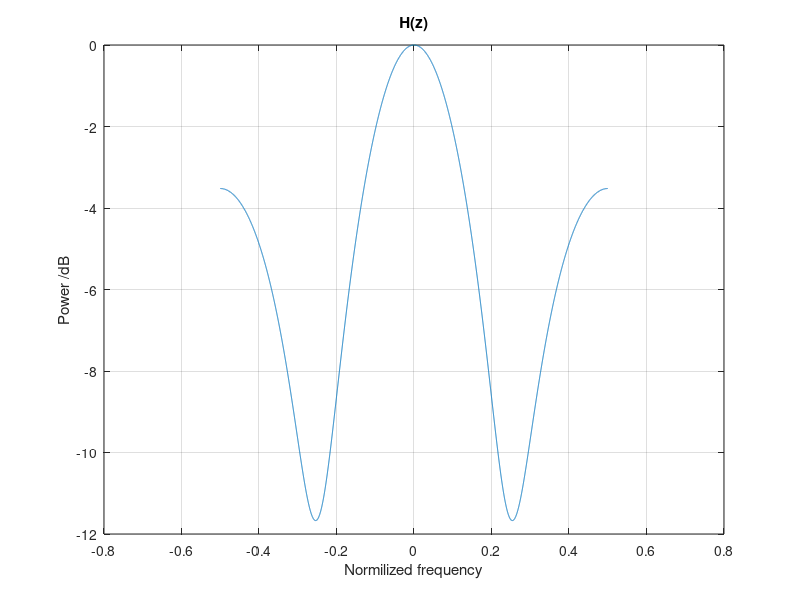
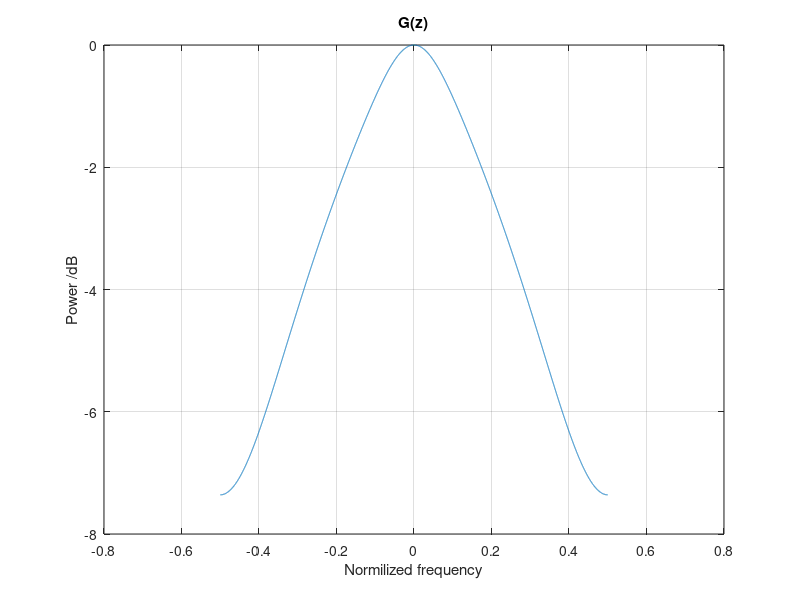

Recreate these plots in MATLAB, in order. (Note: this script raises an error after producing the figures.)
clear,clc
close all;

%% z(n)
for ii = 1
    Nfft = 8192;
    Nsc = 8192;
    Q16s13 = 2^13;
    rng('shuffle');

    % -- QPSK -- %
    qpsk = 2;
    tb = round(rand(Nsc*qpsk,1));
    x = zeros(Nsc,1);
    for i = 1:Nsc
        if(tb(qpsk*i-1)==0 && tb(qpsk*i)==0)
            x(i) = 1+1i;
        elseif(tb(qpsk*i-1)==0 && tb(qpsk*i)==1)
            x(i) = -1+1i;
        elseif(tb(qpsk*i-1)==1 && tb(qpsk*i)==1)
            x(i) = -1-1i;
        elseif(tb(qpsk*i-1)==1 && tb(qpsk*i)==0)
            x(i) = 1-1i;
        else
            disp('tb bits error');
        end
    end
    x = round(x/sqrt(2)*Q16s13);


    xf = zeros(Nfft,1);
    IDX = (Nfft-Nsc)/2+1:(Nfft-Nsc)/2+Nsc;
    xf(IDX) = x;

    x_t = ifft(xf,Nfft);
end
z = x_t;
z = z/max(abs(z))*0.8;

% z = linspace(0,1,Nfft).';
snr = 80;
z = awgn(z,snr,'measured');
%% PA                                                             Digital Predistortion of Power Amplifiers for Wireless Applications,Example 3.4,page 41.
f = linspace(-1/2,1/2,Nfft).';
H = (1+0.5*exp(-1i*4*pi*f))./(1-0.2*exp(-1i*2*pi*f));
G = (1-0.1*exp(-1i*4*pi*f))./(1-0.4*exp(-1i*2*pi*f));

b = [1.0108+1i*0.0858;0.0879-1i*0.1583;-1.0992-1i*0.8891];



figure;
hold on;
grid on;
box on;
title('H(z)')
plot(f,20*log10(abs(H))-max(20*log10(abs(H))))
xlabel('Normilized frequency');
ylabel('Power /dB');
hold off;


figure;
hold on;
grid on;
box on;
title('G(z)')
plot(f,20*log10(abs(G))-max(20*log10(abs(G))))
xlabel('Normilized frequency');
ylabel('Power /dB');
hold off;


% figure;
% hold on;
% grid on;
% box on;
% title('AM/AM')
% plot(z,abs(memlessNonlinFunc( z,b,length(b)*2-1)))
% xlabel('Input amplitude');
% ylabel('Output amplitude');
% hold off;
%
% figure;
% hold on;
% grid on;
% box on;
% title('AM/PM')
% plot(z,angle(memlessNonlinFunc( z,b,length(b)*2-1)))
% xlabel('Input amplitude');
% ylabel('Phase deviation /rad');
% hold off;




%% y(n)
y = ifft(fft(memlessNonlinFunc( z,b,length(b)*2-1)).*H.*G);

Gain = mean(abs(y))/mean(abs(z));

%% Predistorter
K = 5;
Q = 9;
U = zeros(Nfft,(K+1)/2*(Q+1));
for q = 0:Q
    for k = 1:2:K
        idx = (k+1)/2 + q*((K+1)/2);
        for n = 1:Nfft
            U(n,idx) = y(mod(n-q-1,Nfft)+1)/Gain*abs(y(mod(n-q-1,Nfft)+1)/Gain)^(k-1);
        end
    end
end

a = inv(U'*U)*U'*z;


%%  DPD输出
for ii = 1
    Nfft = 8192;
    Nsc = 2048;
    Q16s13 = 2^13;
    rng('shuffle');

    % -- QPSK -- %
    qpsk = 2;
    tb = round(rand(Nsc*qpsk,1));
    x = zeros(Nsc,1);
    for i = 1:Nsc
        if(tb(qpsk*i-1)==0 && tb(qpsk*i)==0)
            x(i) = 1+1i;
        elseif(tb(qpsk*i-1)==0 && tb(qpsk*i)==1)
            x(i) = -1+1i;
        elseif(tb(qpsk*i-1)==1 && tb(qpsk*i)==1)
            x(i) = -1-1i;
        elseif(tb(qpsk*i-1)==1 && tb(qpsk*i)==0)
            x(i) = 1-1i;
        else
            disp('tb bits error');
        end
    end
    x = round(x/sqrt(2)*Q16s13);


    xf = zeros(Nfft,1);
    IDX = (Nfft-Nsc)/2+1:(Nfft-Nsc)/2+Nsc;
    xf(IDX) = x;

    x_t = ifft(xf,Nfft);
end

x = x_t;
x = x/max(abs(x))*0.8;
x = awgn(x,80,'measured');

% 理想功放输出
out_ideal = x*Gain;

% 记忆非线性功放输出
out_PA = ifft(fft(memlessNonlinFunc( x,b,length(b)*2-1)).*H.*G);

% 经过DPD和记忆非线性功放输出
tem = zeros(Nfft,1);
for n = 1:Nfft
    for q = 0:Q
        for k = 1:2:K
            idx = (k+1)/2 + q*((K+1)/2);
            tem(n) = tem(n) + a(idx)*(x(mod(n-q-1,Nfft)+1))*abs(x(mod(n-q-1,Nfft)+1))^(k-1);
        end
    end
end
out_DPD_PA = ifft(fft(memlessNonlinFunc( tem,b,length(b)*2-1)).*H.*G);



% 转换到频域
tem_ideal = fft(out_ideal);
tem_PA = fft(out_PA);
tem_DPD_PA = fft(out_DPD_PA);

figure;
title('PSD');
box on;
grid on;
hold on;
plot(f,20*log10(abs(tem_PA)),'r')
plot(f,20*log10(abs(tem_DPD_PA)),'c')
plot(f,20*log10(abs(tem_ideal)),'b')
xlabel('Normilized frequency');
ylabel('Power /dB');
legend('PA','DPD','IDEAL PA')
hold off;


figure;
title('Constelation');
box on;
grid on;
hold on;
scatter(real(tem_PA(IDX)),imag(tem_PA(IDX)),'r')
scatter(real(tem_DPD_PA(IDX)),imag(tem_DPD_PA(IDX)),'c')
scatter(real(tem_ideal(IDX)),imag(tem_ideal(IDX)),'b','Marker','+','LineWidth',10)
xlabel('Real part');
ylabel('Imag part');
legend('PA','DPD','IDEAL PA')
hold off;

